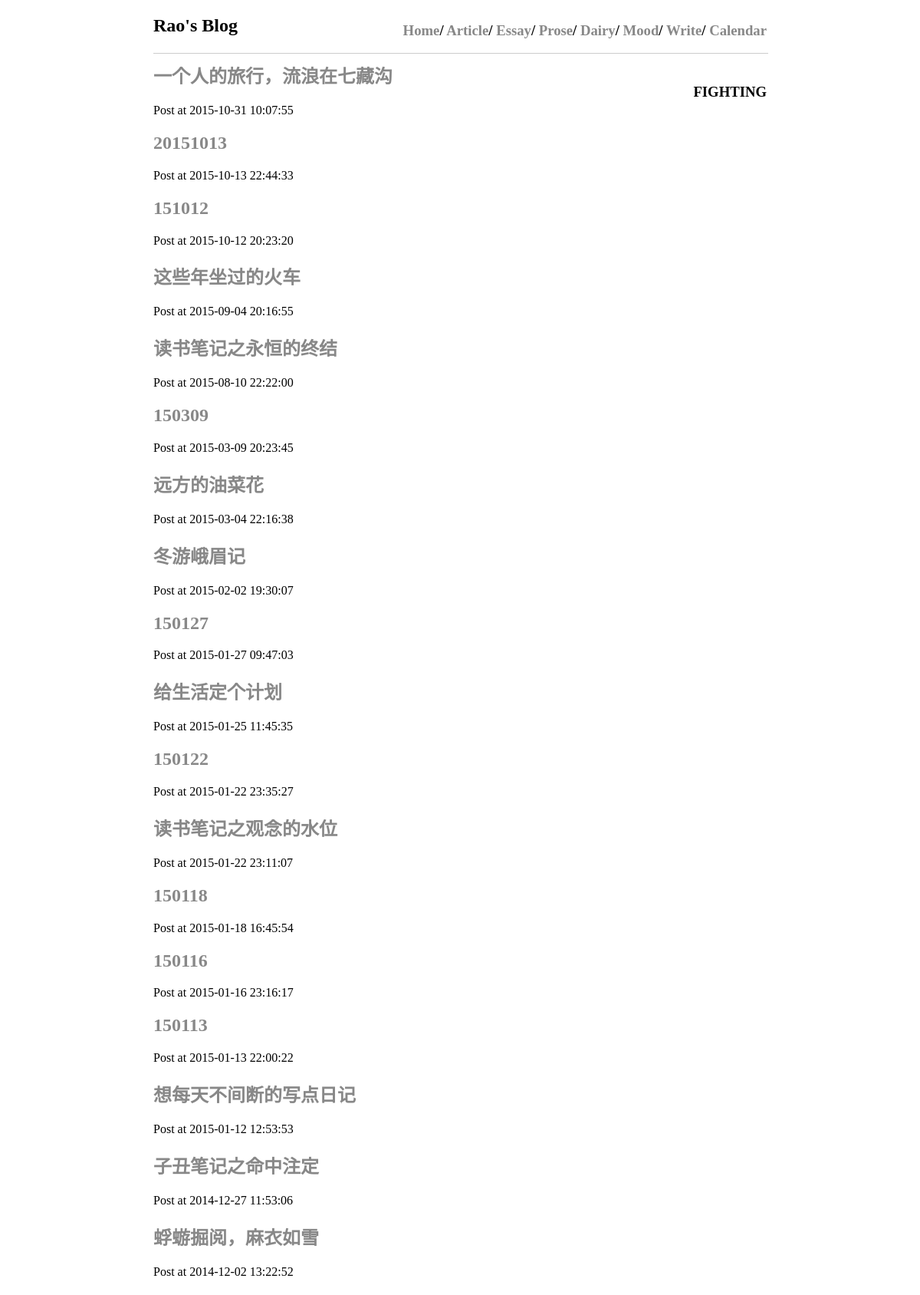
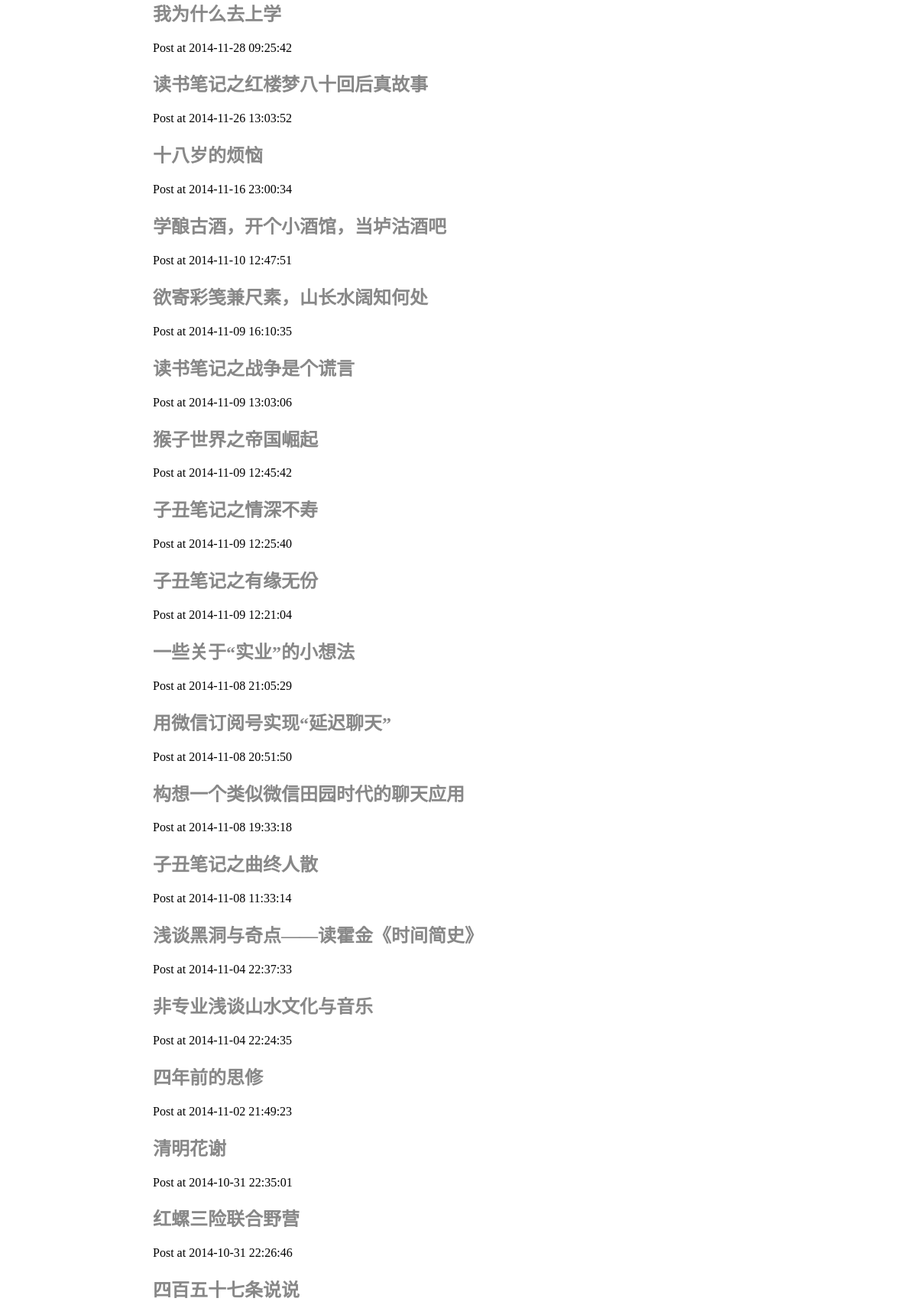
The page /page.php?page=article (upper part) on the database its author committed (2 pictures, top to bottom).
### tables this page shows
CREATE TABLE `posts` (
  `post_ID` int(11) NOT NULL AUTO_INCREMENT,
  `post_title` text,
  `post_date` datetime DEFAULT NULL,
  `post_content` longtext,
  `post_tag` varchar(10) NOT NULL,
  PRIMARY KEY (`post_ID`)
);

### functions.php (called while the page is built, shortened)
<?php
function xconnect(){
	$db = mysql_connect('localhost','root','root');
	return $db;
}
function xrdpage($post_tag){
	$db=xconnect();
	if($post_tag=='article')
		$sql = "select * from posts order by post_ID desc";
	else
		$sql = "select * from posts where post_tag = '$post_tag' order by post_ID desc";
	$re = mysql_query($sql,$db);
	return $re;
}
?>

### page.php (the view)
<?php
include "header.php";
include 'functions.php';
?>
<div class = "menu"><h3>
	FIGHTING
	</h3>
</div>
<?php
$re = xrdpage($_GET['page']);
while($row=mysql_fetch_array($re)){
    echo "<h2><a href='single.php?post_id=" . $row['post_ID'] . "'>" . $row['post_title'] . "</a></h2>";
	echo "<span>Post at " . $row['post_date'] . "</span>";
}
include 'footer.php';
?>

### header.php (shortened to what this page needs)
<html>
<head>
	<link rel = "stylesheet" href = "style.css" type = "text/css" />
</head>
<div id = "header">
	<div id = "logo"><h2>Rao's Blog</h2></div>
	<div class = "menu"><h3>
		<a href="index.php">Home</a>/
		<a href="page.php?page=article">Article</a>/
		<a href="page.php?page=essay">Essay</a>/
		<a href="page.php?page=prose">Prose</a>/
		<a href="page.php?page=dairy">Dairy</a>/
		<a href="page.php?page=mood">Mood</a>/
		<a href="write.php">Write</a>/
		<a href="calendar.php">Calendar</a>
		</h3>
	</div>
	<hr width="100%" color=#cccccc noShade SIZE=1>
</div>

### footer.php (shortened to what this page needs)
</html>

### style.css (style rules this page uses)
a { color:#888888; text-decoration:none; }
#header { width:800px;height:80px;position:fixed; background:#ffffff; _position:absolute;_top:expression(eval(document.documentElement.scrollTop)); z-index:1000;top:0; }
#logo { float:left;text-align:left; }
.menu { float:right;text-align:right;margin-top:10px; }

### rows shown on the page
posts: post_title "一个人的旅行，流浪在七藏沟", post_date "2015-10-31 10:07:55"
posts: post_title "20151013", post_date "2015-10-13 22:44:33"
posts: post_title "151012", post_date "2015-10-12 20:23:20"
posts: post_title "这些年坐过的火车", post_date "2015-09-04 20:16:55"
posts: post_title "读书笔记之永恒的终结", post_date "2015-08-10 22:22:00"
posts: post_title "150309", post_date "2015-03-09 20:23:45"
posts: post_title "远方的油菜花", post_date "2015-03-04 22:16:38"
posts: post_title "冬游峨眉记", post_date "2015-02-02 19:30:07"
posts: post_title "150127", post_date "2015-01-27 09:47:03"
posts: post_title "给生活定个计划", post_date "2015-01-25 11:45:35"
posts: post_title "150122", post_date "2015-01-22 23:35:27"
posts: post_title "读书笔记之观念的水位", post_date "2015-01-22 23:11:07"
posts: post_title "150118", post_date "2015-01-18 16:45:54"
posts: post_title "150116", post_date "2015-01-16 23:16:17"
posts: post_title "150113", post_date "2015-01-13 22:00:22"
posts: post_title "想每天不间断的写点日记", post_date "2015-01-12 12:53:53"
posts: post_title "子丑笔记之命中注定", post_date "2014-12-27 11:53:06"
posts: post_title "蜉蝣掘阅，麻衣如雪", post_date "2014-12-02 13:22:52"
posts: post_title "我为什么去上学", post_date "2014-11-28 09:25:42"
posts: post_title "读书笔记之红楼梦八十回后真故事", post_date "2014-11-26 13:03:52"
posts: post_title "十八岁的烦恼", post_date "2014-11-16 23:00:34"
posts: post_title "学酿古酒，开个小酒馆，当垆沽酒吧", post_date "2014-11-10 12:47:51"
posts: post_title "欲寄彩笺兼尺素，山长水阔知何处", post_date "2014-11-09 16:10:35"
posts: post_title "读书笔记之战争是个谎言", post_date "2014-11-09 13:03:06"
posts: post_title "猴子世界之帝国崛起", post_date "2014-11-09 12:45:42"
posts: post_title "子丑笔记之情深不寿", post_date "2014-11-09 12:25:40"
posts: post_title "子丑笔记之有缘无份", post_date "2014-11-09 12:21:04"
posts: post_title "一些关于“实业”的小想法", post_date "2014-11-08 21:05:29"
posts: post_title "用微信订阅号实现“延迟聊天”", post_date "2014-11-08 20:51:50"
posts: post_title "构想一个类似微信田园时代的聊天应用", post_date "2014-11-08 19:33:18"
posts: post_title "子丑笔记之曲终人散", post_date "2014-11-08 11:33:14"
posts: post_title "浅谈黑洞与奇点——读霍金《时间简史》", post_date "2014-11-04 22:37:33"
posts: post_title "非专业浅谈山水文化与音乐", post_date "2014-11-04 22:24:35"
posts: post_title "四年前的思修", post_date "2014-11-02 21:49:23"
posts: post_title "清明花谢", post_date "2014-10-31 22:35:01"
posts: post_title "红螺三险联合野营", post_date "2014-10-31 22:26:46"
posts: post_title "四百五十七条说说"
